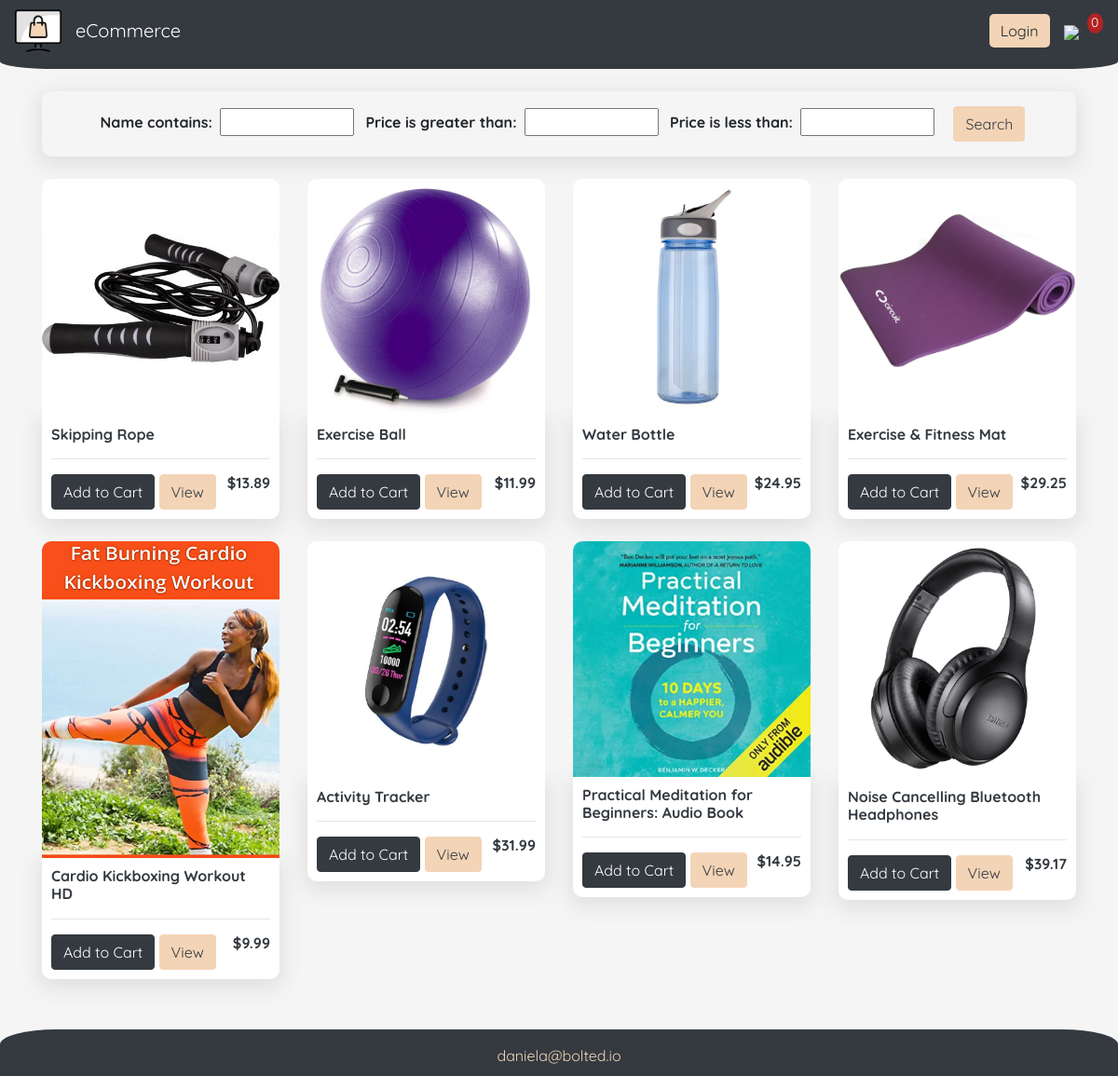
The page / on the database its author committed.
### store/models.py (models this page shows, shortened)
class Product(models.Model):
    name = models.CharField(max_length=200)
    price = models.FloatField()
    digital = models.BooleanField(default=False, null=True, blank=True)
    image = models.ImageField(null=True, blank=True)
    description = models.TextField()
    @property
    def imageURL(self):
        try:
            url = self.image.url
        except:
            url = ''
        return url

### store/views.py (the view)
# urls.py: path('', include('store.urls')),
def store(request):
    data = cartData(request)
    cartItems = data['cartItems']
    products = Product.objects.all()
    filteredProducts = ProductFilter(request.GET, queryset=products)
    products = filteredProducts.qs
    context = {'products': products, 'cartItems': cartItems,
               'filteredProducts': filteredProducts}
    return render(request, 'store/store.html', context)

### store/utils.py (called while the page is built, shortened)
def cookieCart(request):
    try:
        cart = json.loads(request.COOKIES['cart'])
    except:
        cart = {}
    print('Cart:', cart)
    items = []
    order = {'get_cart_total': 0, 'get_cart_items': 0, 'shipping': False}
    cartItems = order['get_cart_items']
    return {'cartItems': cartItems, 'order': order, 'items': items}

def cartData(request):
    if request.user.is_authenticated:
        customer = request.user.customer
        order, created = Order.objects.get_or_create(
            customer=customer, complete=False)
        items = order.orderitem_set.all()
        cartItems = order.get_cart_items
    else:
        cookieData = cookieCart(request)
        cartItems = cookieData['cartItems']
        order = cookieData['order']
        items = cookieData['items']
    return {'cartItems': cartItems, 'order': order, 'items': items}

### store/templates/store/store.html (shortened to what this page needs)
{% extends 'store/main.html' %} {% load static %} {% block content %}
<div class="row">
  <div class="col">
    <div class="d-flex justify-content-center" id="searchContainer">
      <form method="get">
        {{filteredProducts.form}}
        <button class="btn btn-outline-success" id="searchBtn" type="submit">
          Search
        </button>
      </form>
    </div>
  </div>
</div>
<div class="row">
  {% for product in products %}
  <div class="col-sm-6 col-md-4 col-lg-3 product-container">
    <img class="img-fluid thumbnail" src="{{product.imageURL}}" />
    <div class="box-element product">
      <h6><strong>{{product.name}}</strong></h6>
      <hr />
      <button
        data-product="{{product.id}}"
        data-action="add"
        class="btn btn-outline-secondary update-cart"
      >
        Add to Cart
      </button>
      <a class="btn btn-outline-success" href="{% url 'product' product.id %}"
        >View</a
      >
      <h6 style="float: right;">
        <strong>${{product.price|floatformat:2}}</strong>
      </h6>
    </div>
  </div>
  {% endfor %}
</div>
{% endblock content %}

### store/templates/store/main.html (shortened to what this page needs)
<!DOCTYPE html>
{% load static %}
<html lang="en">
  <head>
    <link
      rel="stylesheet"
      href="https://stackpath.bootstrapcdn.com/bootstrap/4.5.0/css/bootstrap.min.css"
    />
    <link
      rel="stylesheet"
      href="https://use.fontawesome.com/releases/v5.6.1/css/all.css"
    />
    <link
      rel="stylesheet"
      type="text/css"
      href="/static/css/main.css?{% now 'U' %}"
    />
  </head>
  <body>
    <nav
      class="navbar navbar-expand-sm navbar-expand-md navbar-expand-lg navbar-dark bg-dark"
    >
      <a href="{% url 'store' %}">
        <img id="siteLogo" src="{% static 'images/screen.png' %}" />
      </a>
      <a class="navbar-brand" href="{% url 'store' %}">eCommerce</a>
      <div class="collapse navbar-collapse" id="navbarSupportedContent">
        <div class="form-inline my-2 my-lg-0">
           {% if request.user.is_anonymous %}
          <a href="{% url 'login' %}" class="btn btn-warning">Login</a>
          {% endif %}
          <a href="{% url 'cart' %}">
            <img id="cartIcon" src="{% static 'images/shopping-cart.png' %}" />
          </a>
          <p id="cartTotal">{{cartItems}}</p>
        </div>
      </div>
    </nav>
    <section class="curved-nav"></section>
    <div class="container">
      <br />
      {% block content %} {% endblock content %}
    </div>
    <section class="footer-container">
      <div class="curved-footer"></div>
      <footer class="d-flex justify-content-center footer">
        daniela@bolted.io
      </footer>
    </section>
  </body>
</html>

### static/css/main.css (style rules this page uses)
:root { --ff-primary: "Quicksand", sans-serif; --clr-dark: #343a40; --clr-light: #f3d4b7; --clr-body-background: #f5f5f5; --clr-elem-background: #ffffff; --clr-accent: #b22222; --fw-reg: 300; --fw-semi-bold: 700; --fw-bold: 900; --bs-top: -0.125em - 0.4375em 1.375em 0.25em rgba(224, 224, 224, 1); --bs-bottom: 0 0.375em 1.3125em 0.25em rgba(224, 224, 224, 1); --bs-form: 0 0.25em 0.5em 0 rgba(0, 0, 0, 0.2), 0 0.375em 1.25em 0 rgba(0, 0, 0, 0.19); }
body { background-color: var(--clr-body-background); font-family: var(--ff-primary); position: relative; min-height: 100vh; }
h1, h2, h3, h4, h5, h6 { color: var(--clr-dark); }
.container { padding-bottom: 5em; }
.product-container { margin-bottom: 1.5rem; }
.box-element { background-color: var(--clr-elem-background); border-radius: 0.25em; padding: 0.625em; box-shadow: var(--bs-bottom); }
.thumbnail { border-top-left-radius: 0.625em; border-top-right-radius: 0.625em; box-shadow: var(--bs-top); }
.product { border-radius: 0 0 0.25em 0.25em; border-bottom-left-radius: 0.625em; border-bottom-right-radius: 0.625em; box-shadow: var(--bs-bottom); }
.btn-warning { background-color: var(--clr-light) !important; border: none; border-radius: 0.3125em !important; }
#siteLogo { width: 3.125em; margin-right: 0.9375em; }
#cartIcon { width: 1.5625em; display: inline-block; margin-left: 0.9375em; }
#cartTotal { display: block; text-align: center; color: var(--clr-elem-background); background-color: var(--clr-accent); width: 1.25em; height: 1.5625em; line-height: 1.5625em; border-radius: 50%; font-size: 0.875em; }
.navbar-dark { background-color: var(--clr-dark) !important; }
.curved-nav { position: relative; background: var(--clr-dark); height: 1vh; border-bottom-left-radius: 5% 100%; border-bottom-right-radius: 5% 100%; }
.curved-footer { position: relative; background: transparent; height: 10vh; }
.curved-footer::after { content: ""; border-top-left-radius: 5% 100%; border-top-right-radius: 5% 100%; position: absolute; bottom: 0; width: 100%; background: var(--clr-dark); height: 20%; }
.footer-container { position: absolute; bottom: 0; width: 100%; margin-top: 6em; }
.footer { background-color: var(--clr-dark); color: var(--clr-light); padding-bottom: 0.625em; }
.btn-outline-secondary { border-color: var(--clr-dark); background-color: var(--clr-dark); color: var(--clr-elem-background); }
.btn-outline-success { border-color: var(--clr-light); background-color: var(--clr-light); color: var(--clr-dark); }
#searchContainer { border-radius: 0.625em; box-shadow: var(--bs-bottom); padding: 1em; margin-bottom: 1.5em; font-weight: var(--fw-semi-bold); }
#searchContainer label { margin: 0 0.5em; }
#searchContainer input { max-width: 9em; }
#searchBtn { margin-left: 1em; }

### rows shown on the page
Product: imageURL (picture), name "Skipping Rope", price "13.89"
Product: imageURL (picture), name "Exercise Ball", price "11.99"
Product: imageURL (picture), name "Water Bottle", price "24.95"
Product: imageURL (picture), name "Exercise & Fitness Mat", price "29.25"
Product: imageURL (picture), name "Cardio Kickboxing Workout HD", price "9.99"
Product: imageURL (picture), name "Activity Tracker", price "31.99"
Product: imageURL (picture), name "Practical Meditation for Beginners: Audio Book", price "14.95"
Product: imageURL (picture), name "Noise Cancelling Bluetooth Headphones", price "39.17"

### other values the page prints
{{ cartItems }} "0"
